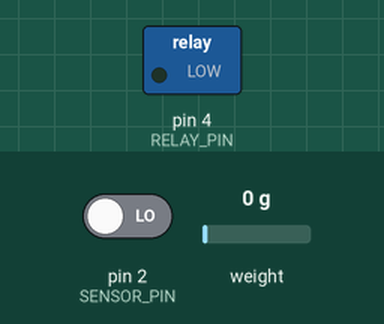
Recording of a sketch running on a simulated Arduino Uno, built with avr-gcc and run on an emulated ATmega328P. On the bench: switched loads named in the sketch (green lamp = pin HIGH). The inputs (shaded band) are chosen by the test bench; at power-on: weight on the scale 0 g, pin 2 (SENSOR_PIN) LOW. What the sketch prints to the serial monitor is not drawn.

Above: at 2.3 s.
2.4 s: weight on the scale set to 1250 g
7.9 s: pin 2 (SENSOR_PIN) driven HIGH
At 18.1 s:
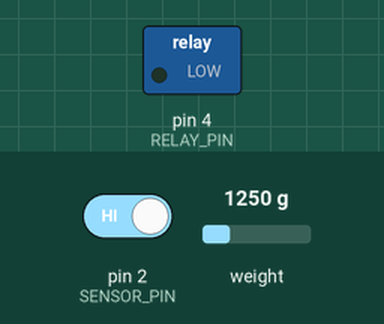
18.5 s: weight on the scale set to 3750 g
29.3 s: pin 2 (SENSOR_PIN) driven LOW
At 34.0 s:
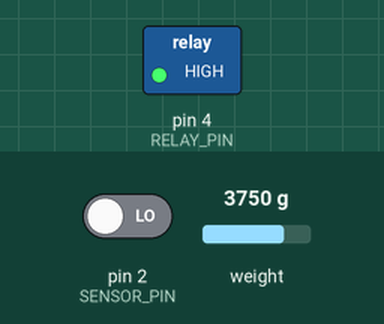
Timing chart, 0 to 35.4 s (numbered marks = the images above; inputs shaded):
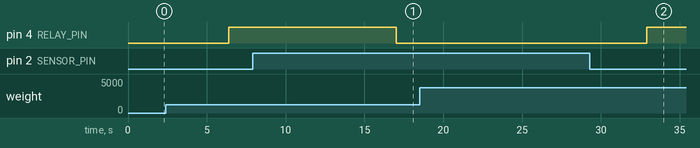

The sketch:

smartshelf.ino
```cpp
#include "HX711.h"  //You must have this library in your arduino library folder
#include <SoftwareSerial.h>
SoftwareSerial mySerial(0,1);
#define DOUT  A0
#define CLK  A1
HX711 scale(DOUT, CLK);
const int SENSOR_PIN = 2;
const int RELAY_PIN = 4;
float calibration = -462500;
void setup() {
  mySerial.begin(9600);
  Serial.begin(9600);
  pinMode(SENSOR_PIN, INPUT);
  pinMode(RELAY_PIN, OUTPUT);
  Serial.println("HX711 Calibration");
  scale.tare();
  delay(100);
}
void loop() {
  long a = scale.get_units();
  int motion =digitalRead(SENSOR_PIN);
  scale.set_scale(calibration);
  Serial.print("Reading: ");
  Serial.print(scale.get_units(), 3);
  Serial.println(" kg"); //Change this to kg and re-adjust the calibration factor if you follow SI units like a sane pers
  delay(1000);
  if(a<1.000){
    delay(1000);
    Serial.println("AT+CMGF=1");
    delay(1000);
    Serial.println("AT+CMGS=\"+919488448059\"\r");
    delay(1000);
    Serial.println("  the product is going t0 sold 100 %");
    delay(100);
    Serial.println((char)26);
    delay(1000);
  }
  else if(a>0.999 && a<2.000){
    delay(1000);
    Serial.println("AT+CMGF=1");
    delay(1000);
    Serial.println("AT+CMGS=\"+919488448059\"\r");
    delay(1000);
    Serial.println("  the product is sold 90 %");
    delay(100);
    Serial.println((char)26);
    delay(1000);
  }
  else if(a>1.999 && a<3.000){
    delay(1000);
    Serial.println("AT+CMGF=1");
    delay(1000);
    Serial.println("AT+CMGS=\"+919488448059\"\r");
    delay(1000);
    Serial.println("  the product is sold 70 %");
    delay(100);
    Serial.println((char)26);
    delay(1000);
  }
else if(a>2.999){
    Serial.println(" the product is high");
    delay(1000);
  }
  if(motion){
    Serial.println("Motion detected");
    digitalWrite(RELAY_PIN, LOW);
    delay(1000);
  }else{
     Serial.println("nothing moves");
     digitalWrite(RELAY_PIN,HIGH);
  }
}
```

Measured:
- after the input at 7.9 s, pin 4 (RELAY_PIN): HIGH → LOW after 9.1 s
- after the input at 18.5 s, every drawn part: stays the same
- after the input at 29.3 s, pin 4 (RELAY_PIN): LOW → HIGH after 3.6 s
